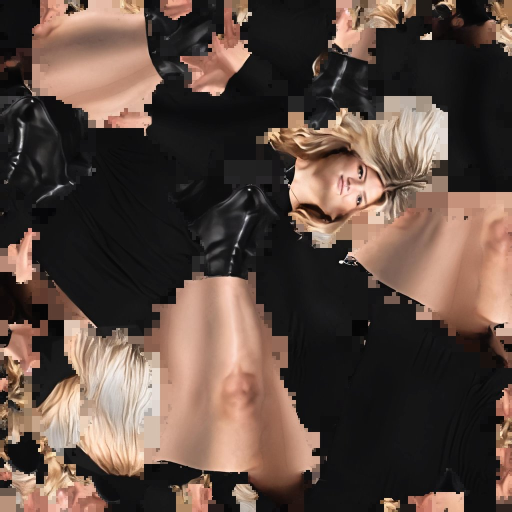
#> input picture mixamo/source_looks/female_look_0.jpg, 1024 x 1024 px (shown at 1/2 size)
$ python -i recolor_looks.py   (imports and definitions only)
#> lines starting #> are read from the running program, lines starting #| are printed output that depends on the picture; after the words box and inside, x2 and y2 are one past the last pixel; in counts of white or black regions, pixels touching at a corner belong together
#> further down, picture is the input picture: shape (1024, 1024, 3); mean B, G, R 64.7, 73.6, 91.8
# Better hair and clothes for the crowd's look textures (female_look_*.jpg, male_look_*.jpg).
# The looks are photo-baked UV atlases. Two things were off: the hair is blonde at the front but pale at the back (the back was filled in flat), and on the men the hair takes the
# colour of the clothes. This script (1) recolours the head-hair islands (found from the mesh: regions_<sex>.json, written by regions.py) with a natural hair colour that is the same
# front and back, (2) recolours the clothes with a varied palette, keeping the folds and shading of the original, and (3) smooths the flat 16-pixel blocks the photo bake left behind.
# python3 recolor_looks.py <models dir> <regions dir> <backup dir>
import sys, os, json, shutil
import numpy as np
from PIL import Image, ImageDraw, ImageFilter

# [1 line that did not run here, left out]
# [1 line not run here, left out]
S = 1024

def masks(sex):
    polys = json.load(open(os.path.join(regions, f'regions_{sex}.json')))
    out = {}
    for k in (1, 2, 3, 4, 5, 6, 7, 8):
        im = Image.new('L', (S, S), 0); d = ImageDraw.Draw(im)
        for kk, pts in polys:
            if kk == k: d.polygon([(x * S, y * S) for x, y in pts], fill=255)
        out[k] = np.array(im) > 127
    return out

def lum(a): return 0.2126 * a[..., 0] + 0.7152 * a[..., 1] + 0.0722 * a[..., 2]
def hsv(a):
    mx = a.max(-1); mn = a.min(-1); d = mx - mn + 1e-6
    r, g, b = a[..., 0], a[..., 1], a[..., 2]
    h = np.where(mx == r, ((g - b) / d) % 6, np.where(mx == g, (b - r) / d + 2, (r - g) / d + 4)) * 60
    return h, d / (mx + 1e-6), mx

def recolour(img, mask, target, spread=1.0, floor=0.18):
    """Give the pixels in mask the target colour, keeping the original's light and dark (folds, strands) around its own median."""
    if mask.sum() < 50: return img
    L = lum(img); ref = np.median(L[mask]) + 1e-3
    r = np.clip(L / ref, 0.0, 3.0)
    r = np.clip(0.5 + (r - 1.0) * spread * 0.55 + 0.5, floor, 1.9)
    t = np.array(target, dtype=np.float32)
    out = img.copy(); out[mask] = np.clip(t * r[mask, None], 0, 1)
    return out

def deblock(img):
    """Smooth the flat 16x16 blocks (a nearest-neighbour fill in the areas the photo could not see)."""
    h, w, _ = img.shape
#> h = 1024; w = 1024
    t = 16; flat = np.zeros((h, w), bool)
    for y in range(0, h, t):
        for x in range(0, w, t):
            blk = img[y:y + t, x:x + t]
            if blk.std(axis=(0, 1)).max() < 0.012: flat[y:y + t, x:x + t] = True
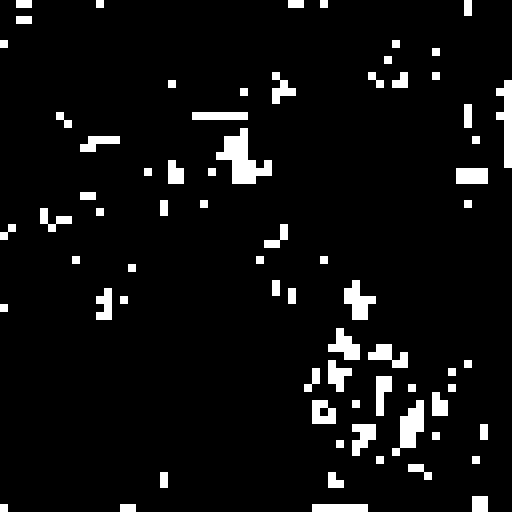
#> flat: shape (1024, 1024) bool (shown at 1/2 size); 6% white; 71 white regions, largest, box (x1, y1, x2, y2) and area: (432, 256, 544, 368) 5888, (784, 800, 848, 912) 3584, (992, 160, 1024, 336) 3328
    pil = Image.fromarray((img * 255).astype(np.uint8)).filter(ImageFilter.GaussianBlur(9))
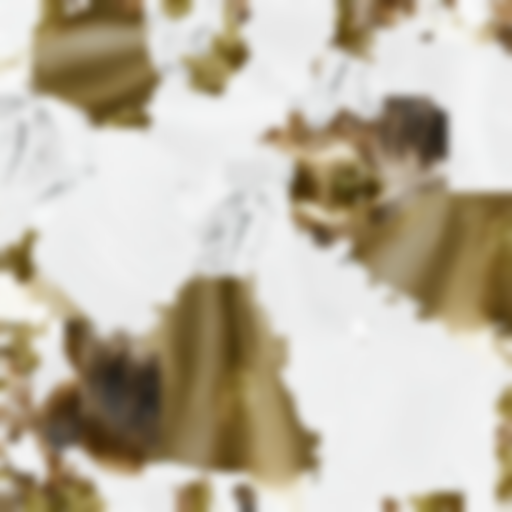
#> pil: PIL image 1024x1024 RGB (shown at 1/2 size); mean R, G, B 191.2, 182.4, 164.3
    soft = np.array(pil).astype(np.float32) / 255
    m = np.array(Image.fromarray((flat * 255).astype(np.uint8)).filter(ImageFilter.GaussianBlur(4))).astype(np.float32)[..., None] / 255
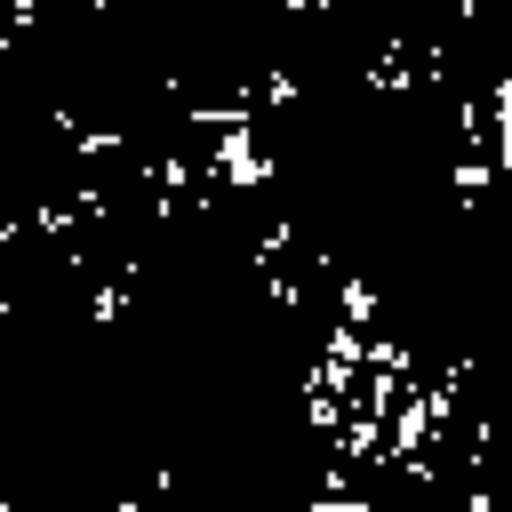
#> m: shape (1024, 1024, 1) float32 (shown at 1/2 size); min 0, max 1, mean 0.0596
    return img * (1 - m) + soft * m

HAIR_F = [(0.80, 0.62, 0.34), (0.23, 0.13, 0.08), (0.06, 0.05, 0.05), (0.45, 0.22, 0.10), (0.62, 0.42, 0.22), (0.33, 0.20, 0.12), (0.72, 0.52, 0.30), (0.50, 0.14, 0.08),
          (0.15, 0.09, 0.06), (0.86, 0.72, 0.50), (0.38, 0.26, 0.17), (0.10, 0.07, 0.06), (0.58, 0.30, 0.14), (0.70, 0.60, 0.46)]
HAIR_M = [(0.06, 0.05, 0.05), (0.20, 0.12, 0.08), (0.34, 0.22, 0.13), (0.62, 0.46, 0.26), (0.12, 0.08, 0.06), (0.42, 0.18, 0.08)]
# tops and bottoms are picked apart, from realistic clothing colours (a top is never the colour of the trousers)
TOPS_F = [None, (0.42, 0.07, 0.16), (0.85, 0.85, 0.82), (0.05, 0.30, 0.21), None, (0.10, 0.10, 0.12), (0.45, 0.60, 0.72), (0.58, 0.09, 0.11), (0.62, 0.36, 0.44),
          (0.12, 0.22, 0.45), (0.78, 0.70, 0.55), None, (0.31, 0.34, 0.16), (0.46, 0.48, 0.52)]
BOTS_F = [(0.07, 0.07, 0.08), (0.10, 0.15, 0.30), (0.17, 0.17, 0.19), (0.07, 0.07, 0.08), (0.18, 0.26, 0.44), (0.30, 0.25, 0.18), (0.10, 0.15, 0.30), (0.07, 0.07, 0.08),
          (0.25, 0.25, 0.28), (0.07, 0.07, 0.08), (0.14, 0.20, 0.36), (0.17, 0.12, 0.10), (0.07, 0.07, 0.08), (0.10, 0.15, 0.30)]
TOPS_M = [(0.85, 0.85, 0.83), (0.07, 0.07, 0.08), (0.12, 0.20, 0.38), (0.30, 0.33, 0.18), (0.40, 0.08, 0.12), (0.45, 0.46, 0.48)]
BOTS_M = [(0.10, 0.15, 0.30), (0.10, 0.15, 0.30), (0.07, 0.07, 0.08), (0.28, 0.24, 0.17), (0.17, 0.17, 0.19), (0.07, 0.07, 0.08)]

# [31 lines not run here, left out]

>>> import cv2
>>> picture = cv2.imread('../source_looks/female_look_0.jpg')
>>> result = deblock(picture)

$ run again, on mixamo/source_looks/female_look_12.jpg
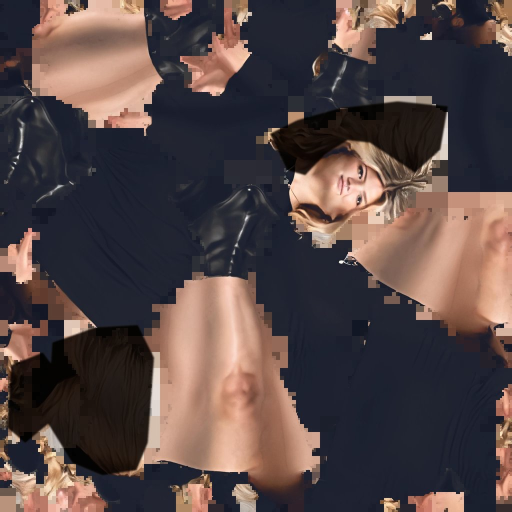
#> input picture mixamo/source_looks/female_look_12.jpg, 1024 x 1024 px (shown at 1/2 size)
#> picture is the input picture: shape (1024, 1024, 3); mean B, G, R 69.5, 70.1, 85
#> after the loop in deblock, `for y in range(0, h, t):`:
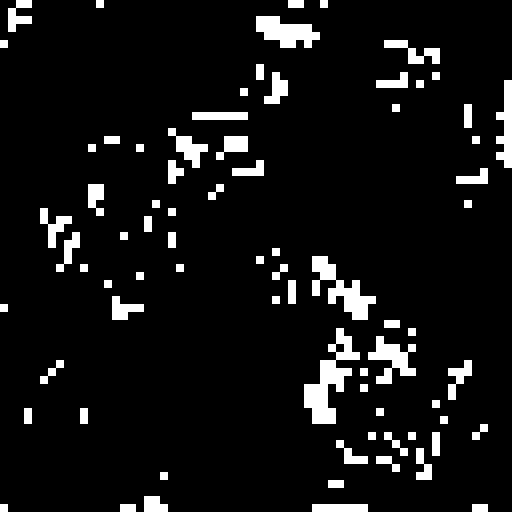
#> flat: shape (1024, 1024) bool (shown at 1/2 size); 7.5% white; 76 white regions, largest, box (x1, y1, x2, y2) and area: (608, 656, 720, 848) 8448, (624, 512, 752, 640) 6400, (512, 32, 640, 96) 5120
#> in deblock, `return img * (1 - m) + soft * m`:
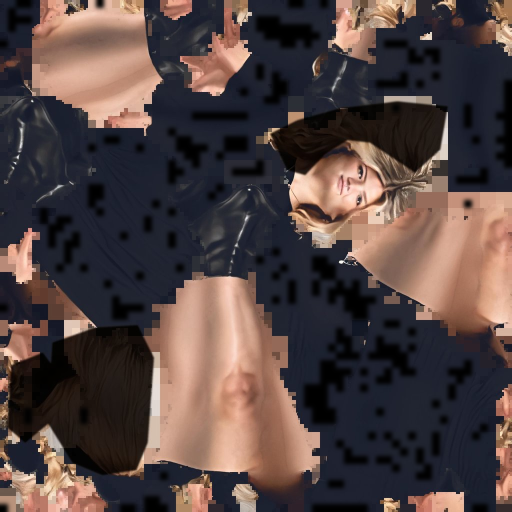
#> returned value: shape (1024, 1024, 3) float32 (shown at 1/2 size); mean of channels 0, 1, 2 65.9, 67.5, 82.6; drawn as B, G, R
